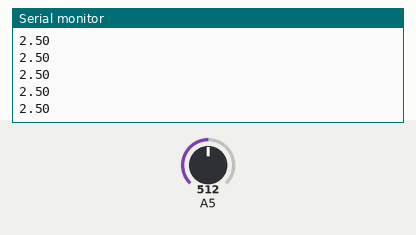
Recording of a sketch running on a simulated Arduino Uno, built with avr-gcc and run on an emulated ATmega328P. On the bench: the last lines printed to the serial monitor. The inputs (shaded band) are chosen by the test bench; at power-on: A5 = 512.

Above: at 0.8 s.
0.9 s: A5 set to 716
At 1.4 s:
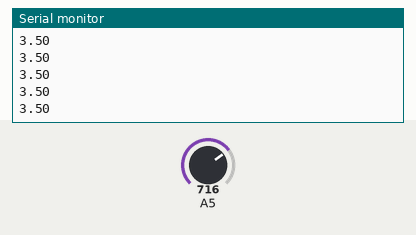
2.4 s: A5 set to 900
At 2.9 s:
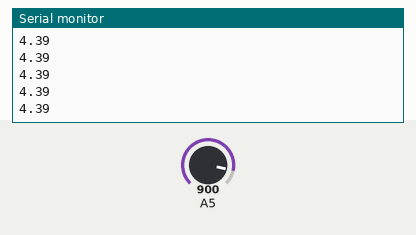
Timing chart, 0 to 5.4 s (numbered marks = the images above; inputs shaded):
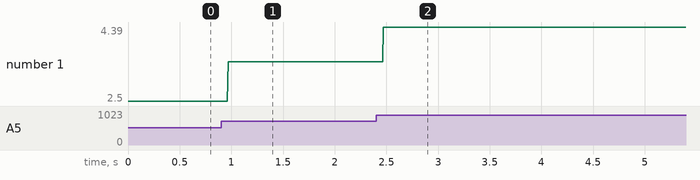

The sketch:

GasSense.ino
```cpp
#include <Wire.h>
#include <SPI.h>

#include <Gadgeteering.h>

#include <Mainboards/FEZMedusaShield3D.h>
#include <Modules/GasSense.h>

using namespace gadgeteering;
using namespace gadgeteering::mainboards;
using namespace gadgeteering::modules;

void loop()
{

}

void setup()
{
	Serial.begin(9600);

	fez_medusa_shield_3d board;
	gas_sense sensor(1);

	sensor.set_heating_element(true);

	while(true) {
		Serial.print(sensor.read_voltage()); Serial.println("");
        }

	sensor.set_heating_element(false);

	return;
}
```

Measured:
- after the input at 0.9 s, the serial monitor: prints a new line after 0.07 s (image 1)
- after the input at 2.4 s, the serial monitor: prints a new line after 0.07 s (image 2)
- plotted number 1: 2.5 → 3.5 after the input at 0.9 s, 3.5 → 4 after the input at 2.4 s
